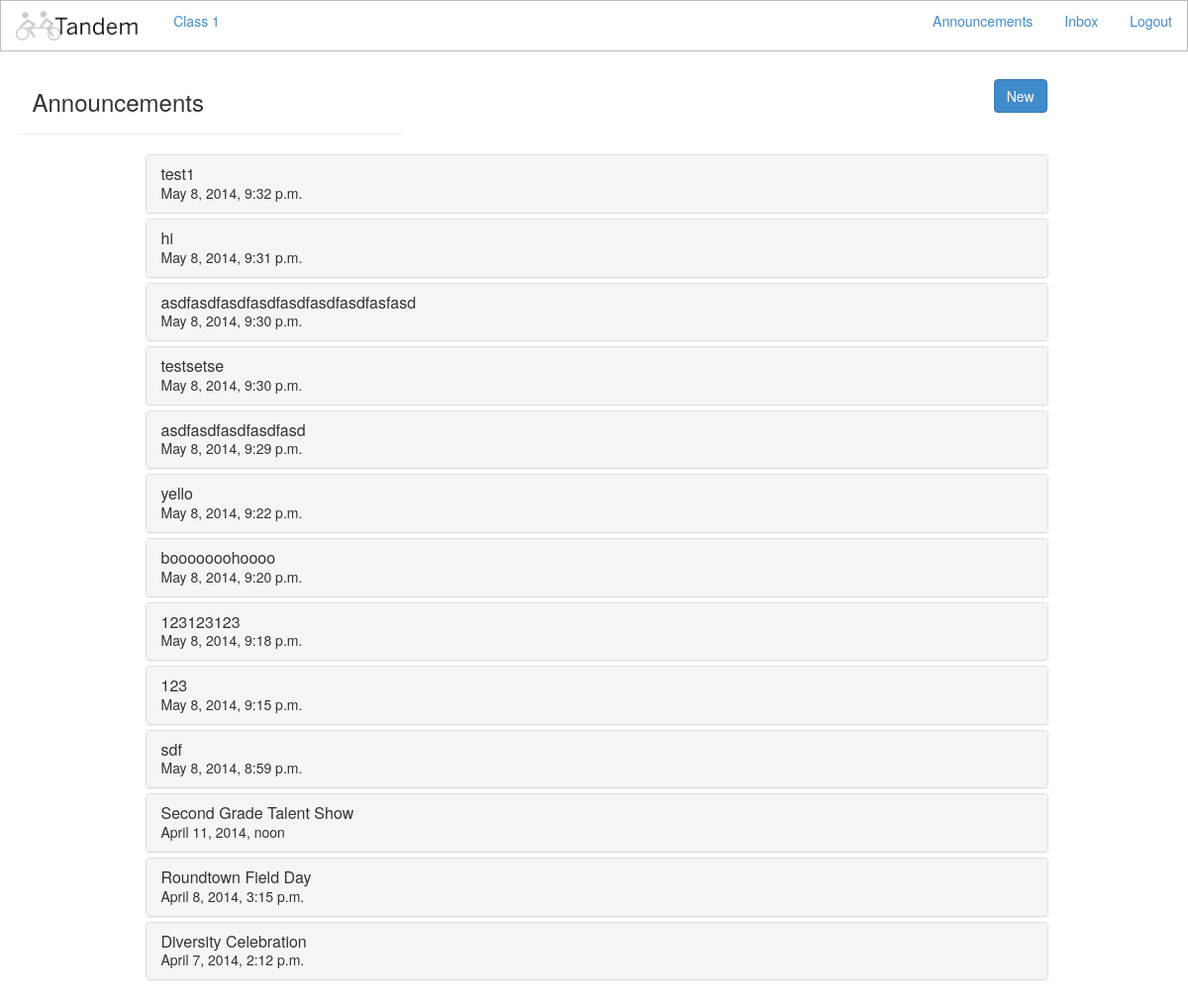
Page /announcements/ on the committed database.
### announcement/models.py (models this page shows)
class Announcement(models.Model):
	subject = models.CharField(max_length=100)
	content = models.TextField()
	timestamp = models.DateTimeField(auto_now=True)

### announcement/views.py (the view)
# urls.py: url(r'^announcements/$', 'announcement.views.announceView'),
def announceView(request):
	variables = {'announcements': Announcement.objects.order_by('-timestamp')}
	return render_to_response('announcement.html', RequestContext(request, variables))

### templates/announcement.html (shortened to what this page needs)
<html>
<head>
	{% include 'nav_bar.html' %}
	<link rel="stylesheet" type="text/css" href="/static/css/common.css">
	<link rel="stylesheet" type="text/css" href="/static/css/annoucement.css">
	<link rel="stylesheet" type="text/css" href="/static/css/nav_bar.css">
	<link rel="stylesheet" type="text/css" href="/static/bootstrap/css/bootstrap.min.css">
	</head>
	<body>
		<div class='container'>
			<div id='header-bar' class='row'>
				<div id='page-header' class="page-header col-md-4"><h3>Announcements</h3></div>
				<button id='new-announcement-button' class='btn btn-success' data-toggle='modal' data-target='#newAnnouncementModal'>New</button>
			</div>
			<div id="announcements-wrapper" class='row'>
				<div class="panel-group" id="accordion">
					{% for a in announcements %}
						<div id='announcement{{a.id}}' class='panel panel-default'>
							<div row="{{a.id}}" class='panel-heading'>
								<h4 class='panel-title'>
									<a data-toggle='collapse' data-parent='#accordion' href='#collapse{{a.id}}'>
										{{ a.subject }}
									</a>
								</h4>
								<div class='date-time'>{{ a.timestamp }}</div>
							</div>
						</div>
					{% endfor %}
				</div>
			</div>
		</div>
	</body>
	</html>

### static/css/common.css (style rules this page uses)
body { font-family: "Avant Garde", Avantgarde, sans-serif; }
button { background: #428BCA; color: white; }
#header-bar { margin-top: 30px; }

### static/css/nav_bar.css (style rules this page uses)
html, body { margin-left: 5px; }

### static/css/annoucement.css (style rules this page uses)
#header-bar { margin-top: 30px; }
.date-time { text-align: right; display: inline-block; }
.panel-title { width: 80%; }
#page-header { display: inline-block; }
#new-announcement-button { float: right; margin-right: 130px; margin-top: 50px; }
#announcements-wrapper { width: 80%; display: block; margin-left: auto; margin-right: auto; }

### rows in the picture
Announcement: subject "test1", timestamp "May 8, 2014, 9:32 p.m."
Announcement: subject "hi", timestamp "May 8, 2014, 9:31 p.m."
Announcement: subject "asdfasdfasdfasdfasdfasdfasdfasfasd", timestamp "May 8, 2014, 9:30 p.m."
Announcement: subject "testsetse", timestamp "May 8, 2014, 9:30 p.m."
Announcement: subject "asdfasdfasdfasdfasd", timestamp "May 8, 2014, 9:29 p.m."
Announcement: subject "yello", timestamp "May 8, 2014, 9:22 p.m."
Announcement: subject "booooooohoooo", timestamp "May 8, 2014, 9:20 p.m."
Announcement: subject "123123123", timestamp "May 8, 2014, 9:18 p.m."
Announcement: subject "123", timestamp "May 8, 2014, 9:15 p.m."
Announcement: subject "sdf", timestamp "May 8, 2014, 8:59 p.m."
Announcement: subject "Second Grade Talent Show", timestamp "April 11, 2014, noon"
Announcement: subject "Roundtown Field Day", timestamp "April 8, 2014, 3:15 p.m."
Announcement: subject "Diversity Celebration", timestamp "April 7, 2014, 2:12 p.m."
